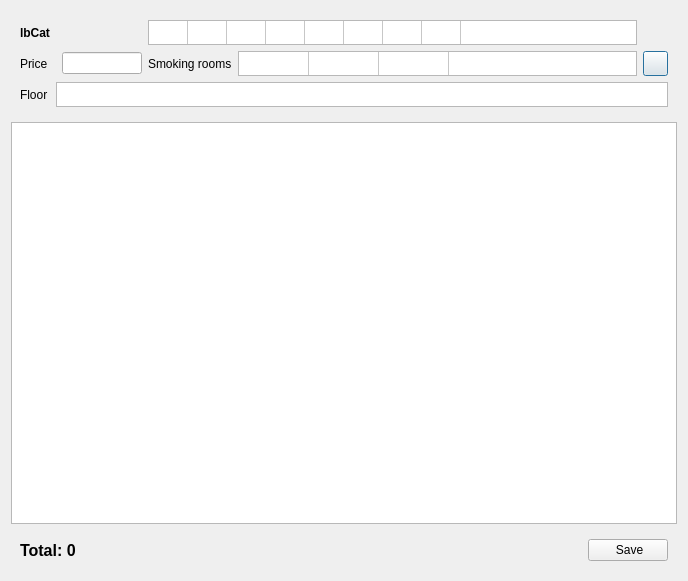
<?xml version="1.0" encoding="UTF-8"?>
<ui version="4.0">
 <class>DlgSimpleSelectRoom</class>
 <widget class="QDialog" name="DlgSimpleSelectRoom">
  <property name="geometry">
   <rect>
    <x>0</x>
    <y>0</y>
    <width>688</width>
    <height>581</height>
   </rect>
  </property>
  <property name="windowTitle">
   <string>Room list</string>
  </property>
  <layout class="QVBoxLayout" name="verticalLayout">
   <item>
    <widget class="QWidget" name="widget" native="true">
     <property name="minimumSize">
      <size>
       <width>0</width>
       <height>30</height>
      </size>
     </property>
     <layout class="QGridLayout" name="gridLayout">
      <item row="2" column="0">
       <widget class="QLabel" name="label_26">
        <property name="text">
         <string>Floor</string>
        </property>
       </widget>
      </item>
      <item row="1" column="0">
       <widget class="QLabel" name="label_25">
        <property name="text">
         <string>Price</string>
        </property>
       </widget>
      </item>
      <item row="1" column="2">
       <widget class="EQLineEdit" name="lePrice">
        <property name="maximumSize">
         <size>
          <width>80</width>
          <height>16777215</height>
         </size>
        </property>
       </widget>
      </item>
      <item row="2" column="1" colspan="5">
       <widget class="QTableWidget" name="tblFloor">
        <property name="maximumSize">
         <size>
          <width>16777215</width>
          <height>25</height>
         </size>
        </property>
        <property name="verticalScrollBarPolicy">
         <enum>Qt::ScrollBarAlwaysOff</enum>
        </property>
        <property name="horizontalScrollBarPolicy">
         <enum>Qt::ScrollBarAlwaysOff</enum>
        </property>
        <property name="editTriggers">
         <set>QAbstractItemView::NoEditTriggers</set>
        </property>
        <property name="selectionMode">
         <enum>QAbstractItemView::SingleSelection</enum>
        </property>
        <attribute name="horizontalHeaderVisible">
         <bool>false</bool>
        </attribute>
        <attribute name="horizontalHeaderDefaultSectionSize">
         <number>35</number>
        </attribute>
        <attribute name="verticalHeaderVisible">
         <bool>false</bool>
        </attribute>
        <attribute name="verticalHeaderDefaultSectionSize">
         <number>25</number>
        </attribute>
       </widget>
      </item>
      <item row="1" column="5">
       <widget class="QPushButton" name="btnClearRoomFilter">
        <property name="minimumSize">
         <size>
          <width>25</width>
          <height>25</height>
         </size>
        </property>
        <property name="maximumSize">
         <size>
          <width>25</width>
          <height>25</height>
         </size>
        </property>
        <property name="text">
         <string/>
        </property>
        <property name="icon">
         <iconset resource="res.qrc">
          <normaloff>:/images/remove_filter.png</normaloff>:/images/remove_filter.png</iconset>
        </property>
       </widget>
      </item>
      <item row="1" column="3">
       <widget class="QLabel" name="label_27">
        <property name="text">
         <string>Smoking rooms</string>
        </property>
       </widget>
      </item>
      <item row="0" column="0">
       <widget class="QLabel" name="lbCat">
        <property name="font">
         <font>
          <pointsize>9</pointsize>
          <weight>75</weight>
          <bold>true</bold>
         </font>
        </property>
        <property name="text">
         <string>lbCat</string>
        </property>
       </widget>
      </item>
      <item row="1" column="4">
       <widget class="QTableWidget" name="tblSmoke">
        <property name="maximumSize">
         <size>
          <width>16777215</width>
          <height>25</height>
         </size>
        </property>
        <property name="verticalScrollBarPolicy">
         <enum>Qt::ScrollBarAlwaysOff</enum>
        </property>
        <property name="horizontalScrollBarPolicy">
         <enum>Qt::ScrollBarAlwaysOff</enum>
        </property>
        <property name="editTriggers">
         <set>QAbstractItemView::NoEditTriggers</set>
        </property>
        <property name="selectionMode">
         <enum>QAbstractItemView::SingleSelection</enum>
        </property>
        <attribute name="horizontalHeaderVisible">
         <bool>false</bool>
        </attribute>
        <attribute name="horizontalHeaderDefaultSectionSize">
         <number>70</number>
        </attribute>
        <attribute name="verticalHeaderVisible">
         <bool>false</bool>
        </attribute>
        <attribute name="verticalHeaderDefaultSectionSize">
         <number>25</number>
        </attribute>
        <row>
         <property name="text">
          <string>New Row</string>
         </property>
        </row>
        <column>
         <property name="text">
          <string>New Column</string>
         </property>
        </column>
        <column>
         <property name="text">
          <string>New Column</string>
         </property>
        </column>
        <column>
         <property name="text">
          <string>New Column</string>
         </property>
        </column>
       </widget>
      </item>
      <item row="0" column="3" colspan="2">
       <widget class="QTableWidget" name="tblCategory">
        <property name="maximumSize">
         <size>
          <width>16777215</width>
          <height>25</height>
         </size>
        </property>
        <property name="verticalScrollBarPolicy">
         <enum>Qt::ScrollBarAlwaysOff</enum>
        </property>
        <property name="horizontalScrollBarPolicy">
         <enum>Qt::ScrollBarAlwaysOff</enum>
        </property>
        <property name="editTriggers">
         <set>QAbstractItemView::NoEditTriggers</set>
        </property>
        <property name="selectionMode">
         <enum>QAbstractItemView::SingleSelection</enum>
        </property>
        <attribute name="horizontalHeaderVisible">
         <bool>false</bool>
        </attribute>
        <attribute name="horizontalHeaderDefaultSectionSize">
         <number>39</number>
        </attribute>
        <attribute name="verticalHeaderVisible">
         <bool>false</bool>
        </attribute>
        <attribute name="verticalHeaderDefaultSectionSize">
         <number>25</number>
        </attribute>
        <row>
         <property name="text">
          <string>New Row</string>
         </property>
        </row>
        <column>
         <property name="text">
          <string>New Column</string>
         </property>
        </column>
        <column>
         <property name="text">
          <string>New Column</string>
         </property>
        </column>
        <column>
         <property name="text">
          <string>New Column</string>
         </property>
        </column>
        <column>
         <property name="text">
          <string>New Column</string>
         </property>
        </column>
        <column>
         <property name="text">
          <string>New Column</string>
         </property>
        </column>
        <column>
         <property name="text">
          <string>New Column</string>
         </property>
        </column>
        <column>
         <property name="text">
          <string>New Column</string>
         </property>
        </column>
        <column>
         <property name="text">
          <string>New Column</string>
         </property>
        </column>
       </widget>
      </item>
     </layout>
    </widget>
   </item>
   <item>
    <widget class="EQTableWidget" name="tblData">
     <property name="sizePolicy">
      <sizepolicy hsizetype="Expanding" vsizetype="Expanding">
       <horstretch>0</horstretch>
       <verstretch>2</verstretch>
      </sizepolicy>
     </property>
     <property name="editTriggers">
      <set>QAbstractItemView::NoEditTriggers</set>
     </property>
     <property name="selectionMode">
      <enum>QAbstractItemView::NoSelection</enum>
     </property>
     <attribute name="horizontalHeaderVisible">
      <bool>false</bool>
     </attribute>
     <attribute name="horizontalHeaderDefaultSectionSize">
      <number>130</number>
     </attribute>
     <attribute name="horizontalHeaderHighlightSections">
      <bool>false</bool>
     </attribute>
     <attribute name="verticalHeaderVisible">
      <bool>false</bool>
     </attribute>
     <attribute name="verticalHeaderHighlightSections">
      <bool>false</bool>
     </attribute>
    </widget>
   </item>
   <item>
    <widget class="QWidget" name="widget_2" native="true">
     <layout class="QHBoxLayout" name="horizontalLayout">
      <item>
       <widget class="QLabel" name="lbTotal">
        <property name="font">
         <font>
          <pointsize>12</pointsize>
          <weight>75</weight>
          <bold>true</bold>
         </font>
        </property>
        <property name="text">
         <string>Total: 0</string>
        </property>
       </widget>
      </item>
      <item>
       <widget class="QPushButton" name="btnMultiSelect">
        <property name="minimumSize">
         <size>
          <width>0</width>
          <height>0</height>
         </size>
        </property>
        <property name="maximumSize">
         <size>
          <width>80</width>
          <height>555</height>
         </size>
        </property>
        <property name="text">
         <string> Save</string>
        </property>
        <property name="icon">
         <iconset resource="res.qrc">
          <normaloff>:/images/save.png</normaloff>:/images/save.png</iconset>
        </property>
       </widget>
      </item>
     </layout>
    </widget>
   </item>
  </layout>
 </widget>
 <customwidgets>
  <customwidget>
   <class>EQLineEdit</class>
   <extends>QLineEdit</extends>
   <header location="global">eqlineedit.h</header>
   <slots>
    <signal>customButtonClicked(bool)</signal>
   </slots>
  </customwidget>
  <customwidget>
   <class>EQTableWidget</class>
   <extends>QTableWidget</extends>
   <header location="global">eqtablewidget.h</header>
  </customwidget>
 </customwidgets>
 <resources>
  <include location="res.qrc"/>
 </resources>
 <connections/>
</ui>
